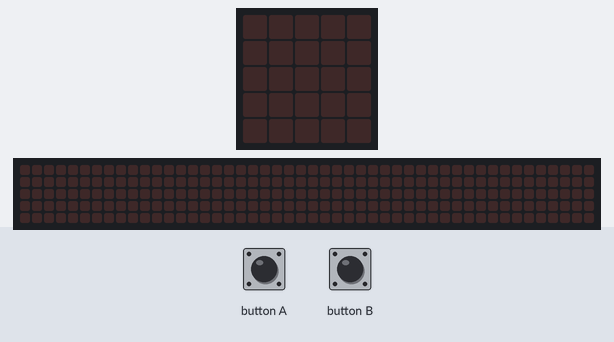
The program below on a simulated BBC micro:bit (MakeCode). On the bench: the board's 5×5 LED display, a strip that is not on the board, showing the scrolling text unrolled. The inputs (shaded band) are chosen by the test bench. Random numbers come from a fixed seed; the 48×5 strip is a reading aid, not a part: it shows the text the display is scrolling, unrolled, one strip-width of it at a time.

Above: at 1.2 s.
1.3 s: button A pressed for 0.15 s
At 1.52 s:
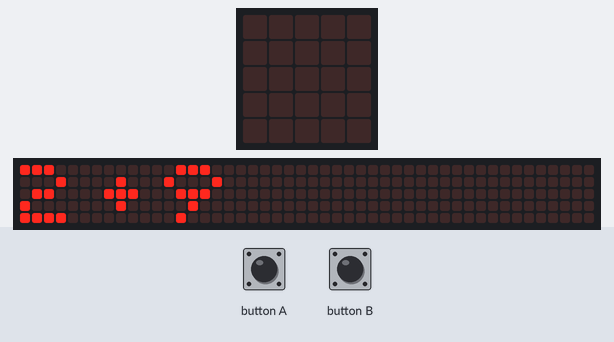
4.3 s: button B pressed for 0.15 s
At 5.2 s:
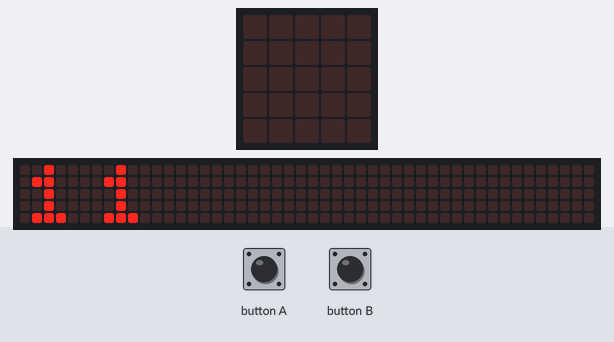
7.4 s: button A pressed for 0.15 s
At 7.9 s:
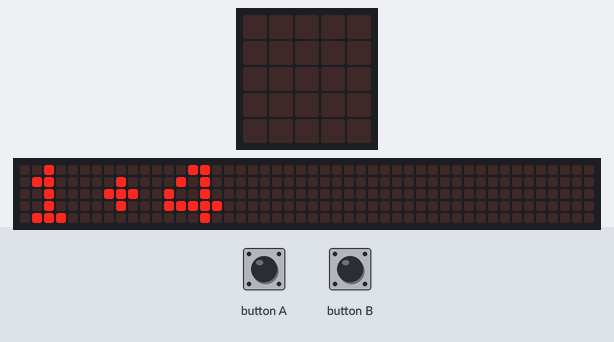
10.5 s: button B pressed for 0.15 s
At 11.7 s:
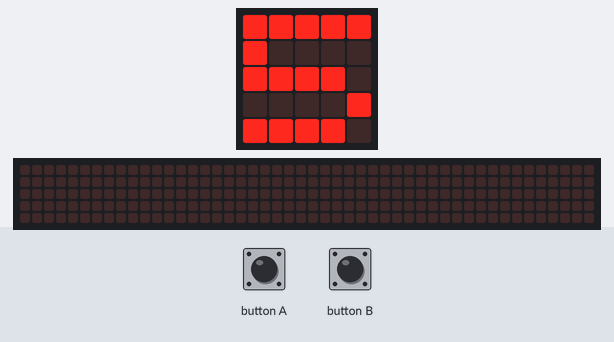
Timing chart, 0 to 13.5 s (numbered marks = the images above; inputs shaded):
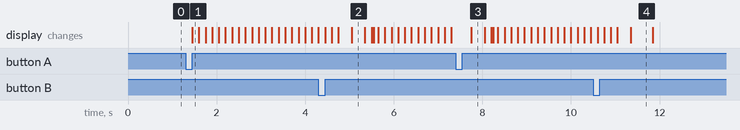

Measured:
- after the input at 1.3 s, the display: changes after 0.15 s (image 1)
- what the display in image 4 shows lasts 0.5 s, from 11.4 s to 11.9 s

The program:

main.ts
```typescript
let suma = 0
let núm1 = 0
let núm2 = 0
input.onButtonPressed(Button.A, function () {
    nombres_al_atzar()
})
function suma1 () {
    suma = núm1 + núm2
    basic.showNumber(suma)
    basic.pause(500)
    basic.clearScreen()
}
function nombres_al_atzar () {
    núm1 = randint(0, 9)
    núm2 = randint(0, 9)
    basic.showString("" + núm1 + "+" + núm2)
    basic.pause(500)
    basic.clearScreen()
}
input.onButtonPressed(Button.B, function () {
    suma1()
})
```

test.ts
```typescript
// aquí va el archivo "tests"; esto no se compilará cuando este paquete se utilice como una extensión.
```
